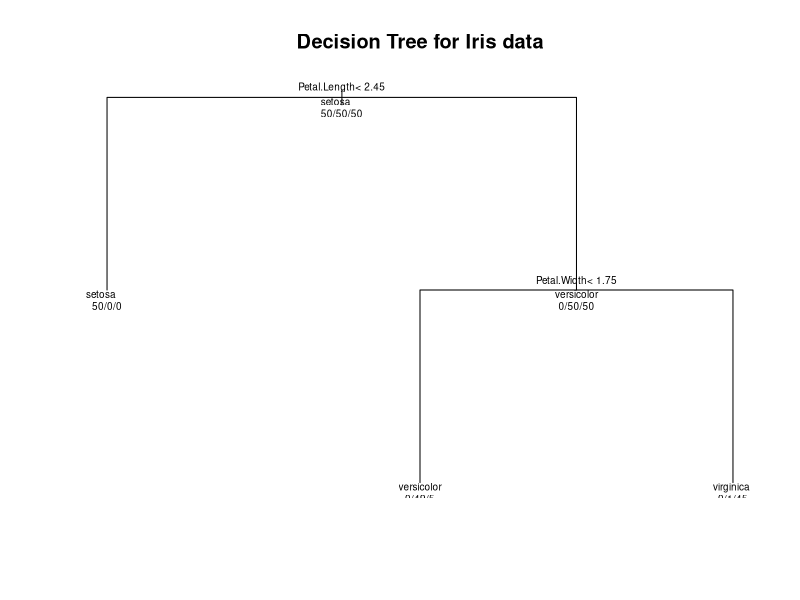

Recreate this plot in R. (Note: this script raises an error after producing the figure.)
library(rpart)
data(iris)
cfit <- rpart(as.factor(Species)~.,data=iris,method="class")
name1="decisionTREE_iris"
num=1
ext=".pdf"
name2=paste(name1,num,ext,sep='')
pdf(name2)
plot(cfit,uniform=T,main="Decision Tree for Iris data")
text(cfit,use.n=T,all=T,cex=.6)
dev.off()
pred <- predict(cfit,data=iris,type="class")
t <- table(iris$Species,pred)
print(t)
stop()
d <- diag(t)
n <- sum(t)
overall_ac=d/n
n1 <- sum(t[1,])
ns <- t[1,1]
Acc1=ns/n1
print(Acc1)
n2 <- sum(t[2,])
ns <- t[2,2]
print(ns/n2)
#regression
rfit <- rpart(Sepal.Length ~ Sepal.Width + Petal.Length + 
                Petal.Width, method="anova",data=iris)
plot(rfit,uniform=T,main="regression for iris")
text(rfit,use.n=T,cex=.6)
p <- predict(rfit,iris,method="anova")
print(p)
